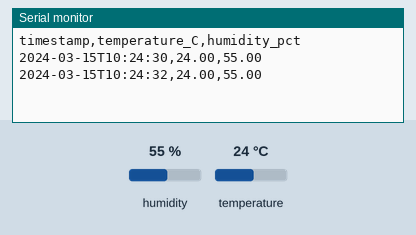
Simulated run of this sketch. Board: ESP32. Parts: the last lines printed to the serial monitor. Inputs (shaded band) come from the test bench; at power-on: humidity 55 %, temperature 24 °C. The local clock reads 2024-03-15 10:24:30 at power-on unless the sketch sets it.

Above: at 2.8 s.
2.9 s: humidity set to 22 %
At 5.1 s:
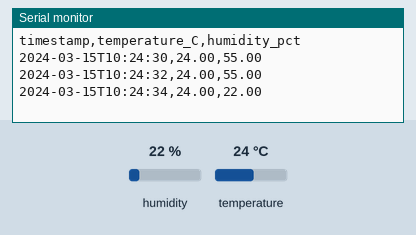
5.6 s: temperature set to 12 °C
At 7.5 s:
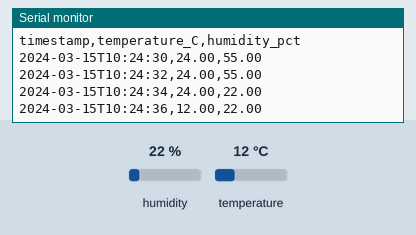
8.3 s: humidity set to 40 %
At 11.1 s:
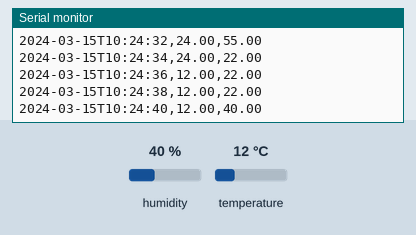
Timing chart, 0 to 12.6 s (numbered marks = the images above; inputs shaded):
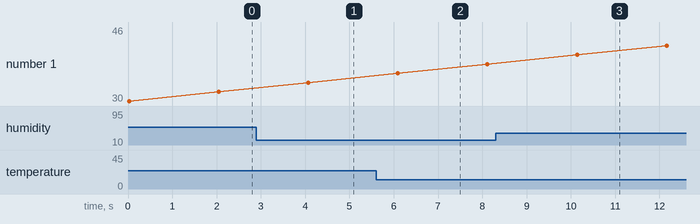

The sketch:

esp32_dht11_logger.ino
```cpp
// ESP32 + DHT11 CSV logger
// Hardware: ESP32 + DHT11 (or DHT22 if you have it)
// Library: Adafruit Unified Sensor + Adafruit DHT sensor library

#include <Arduino.h>
#include "DHT.h"

#define DHTPIN 4      // change to your data pin
#define DHTTYPE DHT11 // use DHT22 if you have it

DHT dht(DHTPIN, DHTTYPE);

void setup() {
  Serial.begin(115200);
  dht.begin();


  Serial.println("timestamp,temperature_C,humidity_pct");
}

void loop() {
  float h = dht.readHumidity();
  float t = dht.readTemperature(); // Celsius


  if (isnan(h) || isnan(t)) {
    delay(2000);
    return;
  }

  // ISO timestamp
  time_t now = time(nullptr);
  struct tm *tm_info = localtime(&now);
  char ts[25];
  if (tm_info) {
    strftime(ts, sizeof(ts), "%Y-%m-%dT%H:%M:%S", tm_info);
  } else {
    // Fallback if RTC not set; leave empty to let logger add timestamp
    strcpy(ts, "");
  }

  if (strlen(ts) > 0) {
    Serial.print(ts);
    Serial.print(",");
  }

  Serial.print(t, 2);
  Serial.print(",");
  Serial.println(h, 2);

  delay(2000); // every 2 seconds
}
```

Measured:
- after the input at 2.9 s, the serial monitor: prints a new line after 1.2 s (image 1)
- after the input at 5.6 s, the serial monitor: prints a new line after 0.49 s (image 2)
- after the input at 8.3 s, the serial monitor: prints a new line after 1.8 s (image 3)
